Frame 1 (no input): blank canvas, image omitted
Frame 60 (the mouse pressed at the canvas centre just before this capture): blank canvas, image omitted
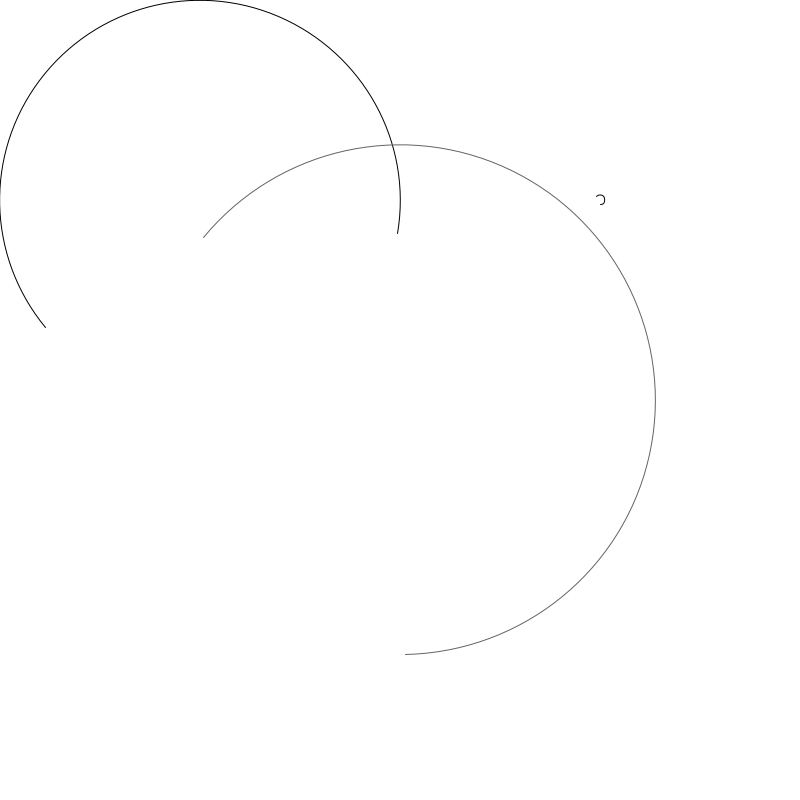
Frame 120 (the mouse held since frame 60 and released just before this capture)

The Processing sketch whose frames 1 and 60 were blank and that drew this single picture after the mouse press (run headless with seeded random() and noise(); from frame 60 on, the mouse is pressed at the canvas centre):

// Processing sketch: processing_123211
// ── processing_123211.pde



Arco[] primer = new Arco[39];
Arco[] segon = new Arco[39];
Arco[] tercer = new Arco[39];
int tama = 0;
int xx = 400;
int yy = 400;
int x = 10;
int y = 10;

void setup(){
size(800,800);
 frameRate(1);
  for (int i =0; i<primer.length; i++){
    primer[i] = new Arco(200,200,xx,yy,0,4,0);
    segon[i] = new Arco(600,200,x,y,0,4,0);
    
    xx = xx-10;
    yy = yy-10;
    x = x +10;
    y = y +10;
    
  }  
  for (int i =0; i<primer.length; i++){
  tercer[i] = new Arco(400,400,xx+500,yy+500,0,4,0);
  xx = xx-15;
    yy = yy-15;
 }
}



void draw(){
  frameRate(15);
  background(255);
  for (int i = 0; i<primer.length && i<tama; i++){
    primer[i].dibuixa();
    primer[i].moure();
    segon[i].dibuixa();
    segon[i].moure2();
    tercer[i].dibuixa2();
    tercer[i].moure2();
    
    
  }
  
  
  if (tama >= 39){
    fill(255);
  ellipse(500,285,60,80);
  ellipse(300,285,60,80);
  fill(0);
  ellipse(400,400,60,40);
  ellipse(500,300,50,50);
  ellipse(300,300,50,50);
  noFill();
  arc(400,420,300,300,0.5,2.5);
  arc(400,421,300,300,0.5,2.5);
  arc(400,422,300,300,0.5,2.5);
  arc(400,423,300,300,0.5,2.5);
  }
}
  void mousePressed(){
   
     tama = tama +1;
  
    
   println(mouseX+","+mouseY);
  }
class Arco{
  float xPos;
  float yPos;
  float xxPos;
  float yyPos;
  float in;
  float fi;
  color c;
  
  Arco(){
    xPos = width/2;
    yPos = height/2;
    xxPos = width/2;
    yyPos = height/2;
    in = 0;
    fi = 4;
    c = color(255,0,255);
  }
  
  Arco(float x, float y, float xx, float yy, float ini, float fin, color col){
    xPos = x;
    yPos = y;
    xxPos = xx;
    yyPos = yy;
    in = ini;
    fi = fin;
    c = col;
  }
  
  void dibuixa(){
    stroke(c);
    noFill();
    arc(xPos, yPos, xxPos, yyPos, in, fi);
    

  }
  void dibuixa2(){
    stroke(100);
    
    arc(xPos, yPos, xxPos, yyPos, in, fi);
  }
  
  void moure(){
    
   in = (in + 1);
   fi = (fi + 1); 
  }
  void moure2(){
    in = in - 1;
    fi = fi - 1;
}
}
